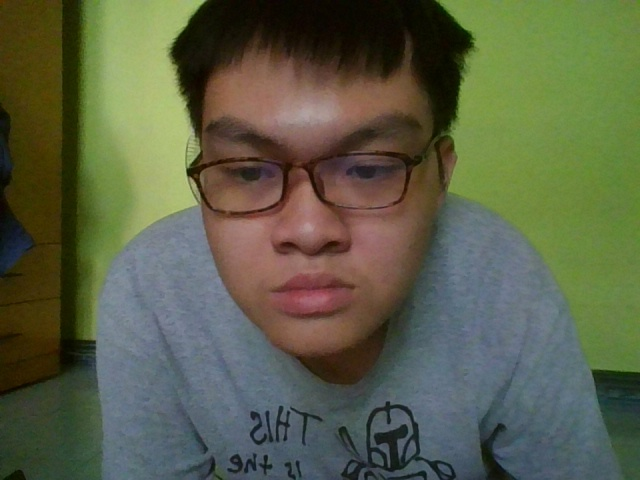
#> input picture data_raw/0.jpg, 640 x 480 px
$ python -i illumination_validator.py   (imports and definitions only)
#> lines starting #> are read from the running program, lines starting #| are printed output that depends on the picture
#> further down, picture is the input picture: shape (480, 640, 3); mean B, G, R 71.2, 95.7, 91
# -*- coding: utf-8 -*-
"""
=============================================================================
Module: Illumination Quality Validator & Adaptive Low-Light Enhancer
=============================================================================
Đánh giá chất lượng ánh sáng khuôn mặt thời gian thực & Tăng cường sáng thích ứng:
  1. check_illumination_quality:
     - Đo độ rọi sáng (Mean Luminance L trong LAB space).
     - Nếu mean_luminance < 60.0 -> THIẾU SÁNG (chặn chụp ảnh).
  2. enhance_low_light:
     - Tăng cường vi vân bề mặt bằng CLAHE (Contrast Limited Adaptive Histogram Equalization).
=============================================================================
"""

import cv2
import numpy as np
from typing import Tuple, Dict, Any, Optional, List
from enum import Enum


class LightCategory(Enum):
    SEVERELY_DARK = "SEVERELY_DARK"    # Rất tối (< 40)
    LOW_LIGHT = "LOW_LIGHT"            # Thiếu sáng (< 60) -> Chặn chụp theo yêu cầu
    GOOD = "GOOD"                      # Ánh sáng tốt (>= 60 và <= 215) -> Cho chụp
    OVEREXPOSED = "OVEREXPOSED"        # Chói sáng quá mức (> 215)


# [63 lines left out: function check_illumination_quality, not called in this run]


def enhance_low_light(
    image: np.ndarray,
    clip_limit: float = 2.5,
    grid_size: Tuple[int, int] = (8, 8)
) -> np.ndarray:
    """
    Tăng cường vi vân và độ tương phản khuôn mặt thích ứng bằng CLAHE trên kênh L.
    """
#> called with clip_limit = 2.5, grid_size = (8, 8)
    if image is None or image.size == 0:
        return image

    lab = cv2.cvtColor(image, cv2.COLOR_BGR2LAB)
#> lab: shape (480, 640, 3); mean of channels 0, 1, 2 100.3, 122.9, 141
    l, a, b = cv2.split(lab)
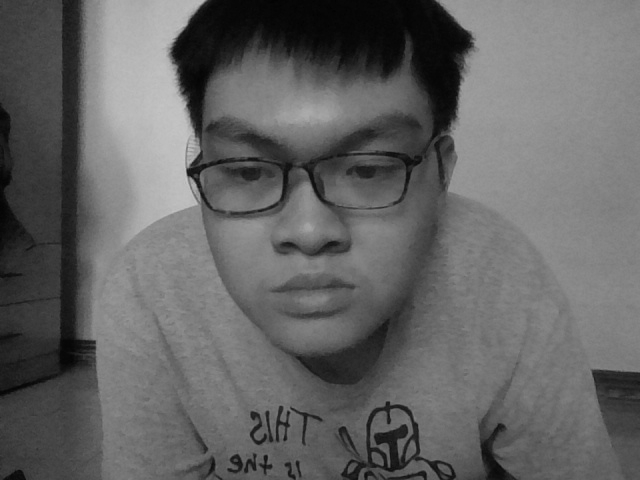
#> l: shape (480, 640); min 2, max 199, mean 100.3
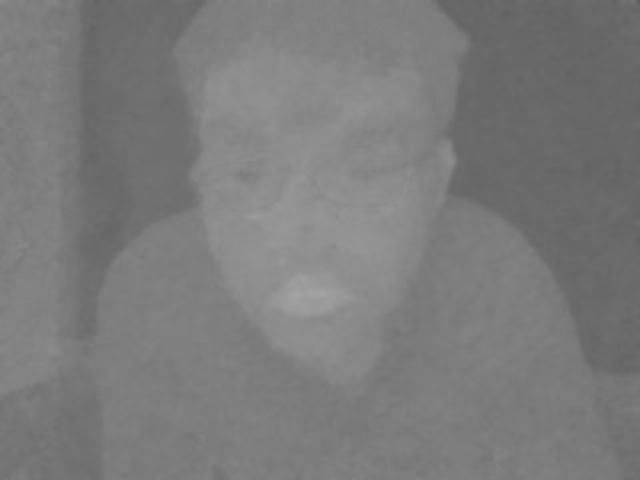
#> a: shape (480, 640); min 95, max 164, mean 122.9
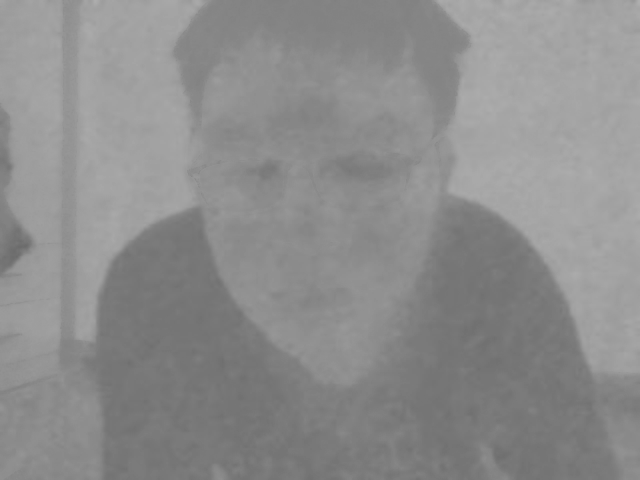
#> b: shape (480, 640); min 108, max 175, mean 141

    clahe = cv2.createCLAHE(clipLimit=clip_limit, tileGridSize=grid_size)
    cl = clahe.apply(l)
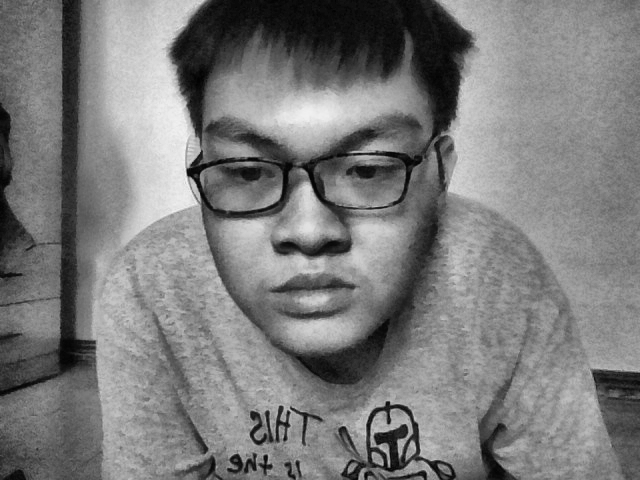
#> cl: shape (480, 640); min 1, max 241, mean 123.7

    enhanced_lab = cv2.merge((cl, a, b))
#> enhanced_lab: shape (480, 640, 3); mean of channels 0, 1, 2 123.7, 122.9, 141
    return cv2.cvtColor(enhanced_lab, cv2.COLOR_LAB2BGR)
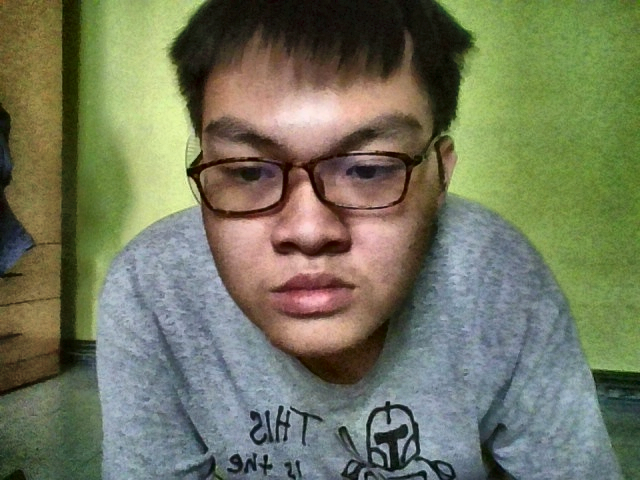
#> returned value: shape (480, 640, 3); mean B, G, R 94.3, 119, 114.6

>>> import cv2
>>> picture = cv2.imread('../../data_raw/0.jpg')
>>> result = enhance_low_light(picture)

$ run again, on data_raw/3.jpg
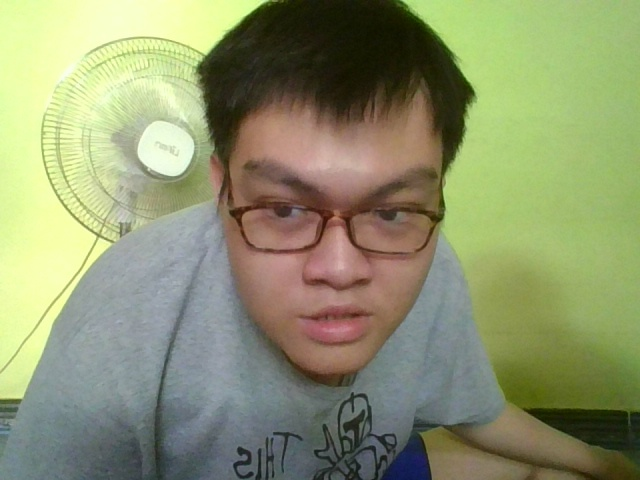
#> input picture data_raw/3.jpg, 640 x 480 px
#> picture is the input picture: shape (480, 640, 3); mean B, G, R 110.4, 147.9, 142
#> lab: shape (480, 640, 3); mean of channels 0, 1, 2 150.8, 120.3, 146.7
#> in enhance_low_light, `cl = clahe.apply(l)`:
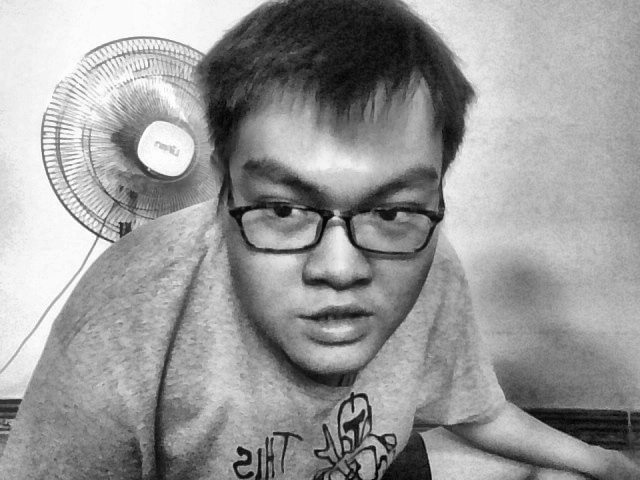
#> cl: shape (480, 640); min 4, max 255, mean 152.9
#> enhanced_lab: shape (480, 640, 3); mean of channels 0, 1, 2 152.9, 120.3, 146.7
#> in enhance_low_light, `return cv2.cvtColor(enhanced_lab, cv2.COLOR_LAB2BGR)`:
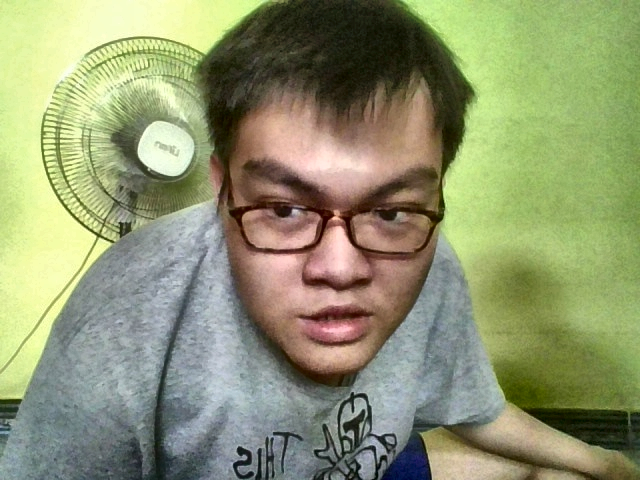
#> returned value: shape (480, 640, 3); mean B, G, R 112.8, 150, 144.1
